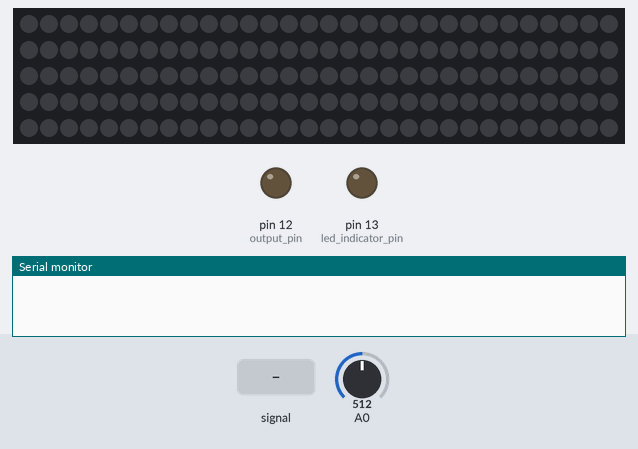
A sketch run on a simulated Arduino Uno, built with avr-gcc and run on an emulated ATmega328P. Parts: 150 RGB LEDs in strip order, left to right, continuing on the next row, output pins drawn as LEDs (lit = HIGH), the last lines printed to the serial monitor. The test bench sets the inputs (shaded band); at power-on: A0 = 512.

Above: at 1.2 s.
1.3 s: A0 fed a 200 Hz sine of ±255 counts around its level
At 3.1 s:
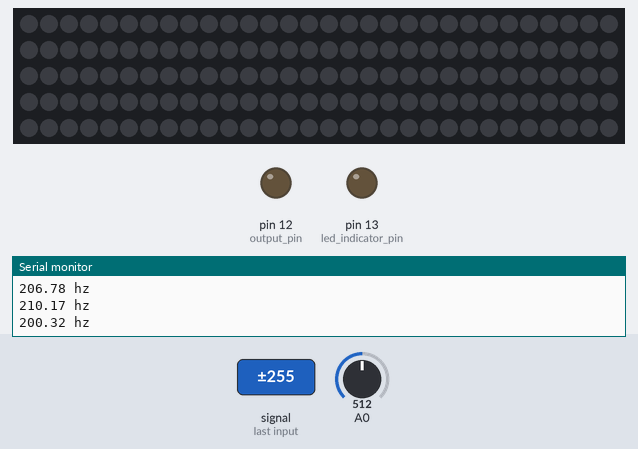
3.7 s: A0 fed a 1000 Hz sine of ±255 counts around its level
At 6.65 s:
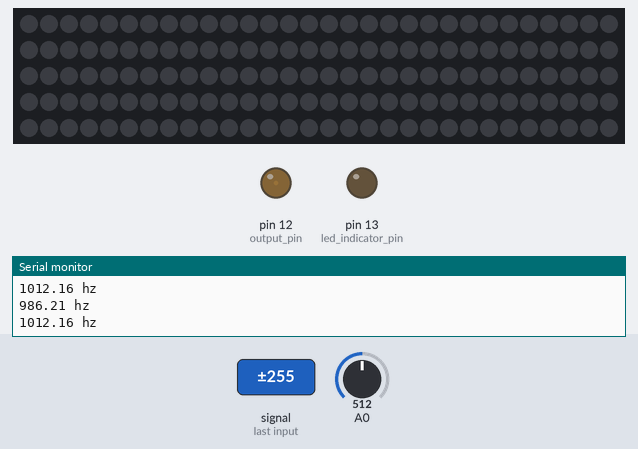
6.7 s: A0 set to 0
At 7.2 s:
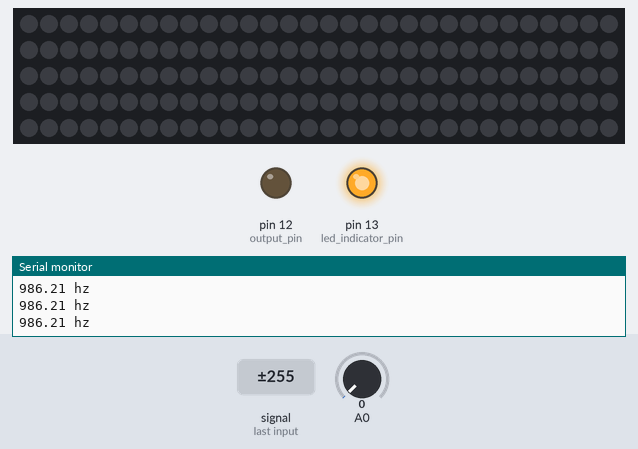
8.2 s: A0 set to 19
At 9.1 s:
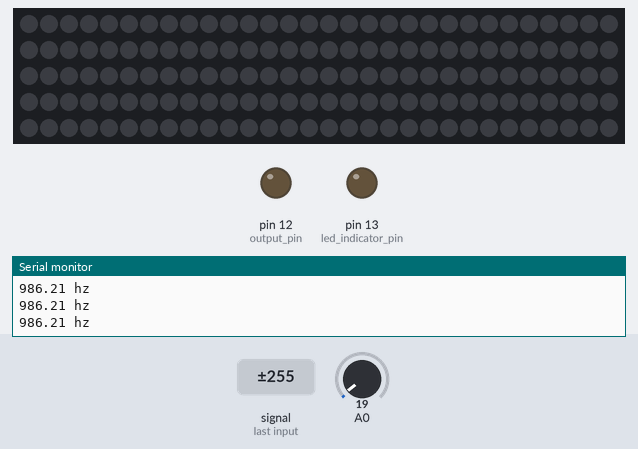
Timing chart, 0 to 10.7 s (numbered marks = the images above; inputs shaded):
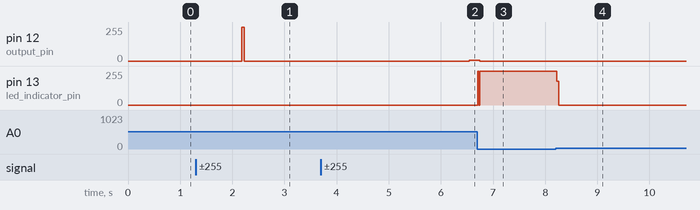

The sketch:

tunerTrumpetWorking.ino
```cpp
//Lume440 tuner code by maos 2016 built on top of
//generalized wave freq detection with 38.5kHz sampling rate and interrupts
//by Amanda Ghassaei
//http://www.instructables.com/id/Arduino-Frequency-Detection/
//Sept 2012
//also using blink sketch from FastLED library
//todo: figure out licensing issues (amanda's code is GNU GPL) - maos

#include "FastLED.h"
#define NUM_LEDS 150 //LE
#define DATA_PIN 7 //LED Pin

// Define the array of leds
CRGB leds[NUM_LEDS];


//clipping indicator variables
boolean clipping = 0;

//data storage variables
byte newData = 0;
byte prevData = 0;
unsigned int time = 0;//keeps time and sends vales to store in timer[] occasionally
int timer[10];//sstorage for timing of events
int slope[10];//storage for slope of events
unsigned int totalTimer;//used to calculate period
unsigned int period;//storage for period of wave
byte index = 0;//current storage index
float frequency;//storage for frequency calculations
int maxSlope = 0;//used to calculate max slope as trigger point
int newSlope;//storage for incoming slope data

//variables for decided whether you have a match
byte noMatch = 0;//counts how many non-matches you've received to reset variables if it's been too long
byte slopeTol = 3;//slope tolerance- adjust this if you need
int timerTol = 10;//timer tolerance- adjust this if you need

//variables for amp detection
unsigned int ampTimer = 0;
byte maxAmp = 0;
byte checkMaxAmp;
byte ampThreshold = 30;//raise if you have a very noisy signal

void setup(){

  Serial.begin(9600);
  //initialize LEDs -maos
  FastLED.addLeds<NEOPIXEL, DATA_PIN>(leds, NUM_LEDS);

  pinMode(13,OUTPUT);//led indicator pin
  pinMode(12,OUTPUT);//output pin

  cli();//diable interrupts

  //set up continuous sampling of analog pin 0 at 38.5kHz

  //clear ADCSRA and ADCSRB registers
  ADCSRA = 0;
  ADCSRB = 0;

  ADMUX |= (1 << REFS0); //set reference voltage
  ADMUX |= (1 << ADLAR); //left align the ADC value- so we can read highest 8 bits from ADCH register only

  ADCSRA |= (1 << ADPS2) | (1 << ADPS0); //set ADC clock with 32 prescaler- 16mHz/32=500kHz
  ADCSRA |= (1 << ADATE); //enabble auto trigger
  ADCSRA |= (1 << ADIE); //enable interrupts when measurement complete
  ADCSRA |= (1 << ADEN); //enable ADC
  ADCSRA |= (1 << ADSC); //start ADC measurements

  sei();//enable interrupts
}

ISR(ADC_vect) {//when new ADC value ready

  PORTB &= B11101111;//set pin 12 low
  prevData = newData;//store previous value
  newData = ADCH;//get value from A0
  if (prevData < 127 && newData >=127){//if increasing and crossing midpoint
    newSlope = newData - prevData;//calculate slope
    if (abs(newSlope-maxSlope)<slopeTol){//if slopes are ==
      //record new data and reset time
      slope[index] = newSlope;
      timer[index] = time;
      time = 0;
      if (index == 0){//new max slope just reset
        PORTB |= B00010000;//set pin 12 high
        noMatch = 0;
        index++;//increment index
      }
      else if (abs(timer[0]-timer[index])<timerTol && abs(slope[0]-newSlope)<slopeTol){//if timer duration and slopes match
        //sum timer values
        totalTimer = 0;
        for (byte i=0;i<index;i++){
          totalTimer+=timer[i];
        }
        period = totalTimer;//set period
        //reset new zero index values to compare with
        timer[0] = timer[index];
        slope[0] = slope[index];
        index = 1;//set index to 1
        PORTB |= B00010000;//set pin 12 high
        noMatch = 0;
      }
      else{//crossing midpoint but not match
        index++;//increment index
        if (index > 9){
          reset();
        }
      }
    }
    else if (newSlope>maxSlope){//if new slope is much larger than max slope
      maxSlope = newSlope;
      time = 0;//reset clock
      noMatch = 0;
      index = 0;//reset index
    }
    else{//slope not steep enough
      noMatch++;//increment no match counter
      if (noMatch>9){
        reset();
      }
    }
  }

  if (newData == 0 || newData == 1023){//if clipping
    PORTB |= B00100000;//set pin 13 high- turn on clipping indicator led
    clipping = 1;//currently clipping
  }

  time++;//increment timer at rate of 38.5kHz

  ampTimer++;//increment amplitude timer
  if (abs(127-ADCH)>maxAmp){
    maxAmp = abs(127-ADCH);
  }
  if (ampTimer==1000){
    ampTimer = 0;
    checkMaxAmp = maxAmp;
    maxAmp = 0;
  }

}

void reset(){//clea out some variables
  index = 0;//reset index
  noMatch = 0;//reset match couner
  maxSlope = 0;//reset slope
}


void checkClipping(){//manage clipping indicator LED
  if (clipping){//if currently clipping
    PORTB &= B11011111;//turn off clipping indicator led
    clipping = 0;
  }
}


void loop(){

  checkClipping();

  if (checkMaxAmp>ampThreshold){
    frequency = 38462/float(period);//calculate frequency timer rate/period
    delay(10);

    //print results
    Serial.print(frequency);
    Serial.println(" hz");
  }
//Amplitude section

//FastLED.setBrightness(frequency);
//delay(100);//delete this if you want


int i=0;

//Start frequency to color logic loop
//todo sort out boolean ranges as frequency buckets -maos

//below octave show black
if (frequency < 213.825) {   //A 4 220 213.825 226.54
  fill_solid( &(leds[i]), 150 /*number of leds*/, CRGB(0,0,0) );
  FastLED.show();
  //delay(100);
   // Now turn the LED off, then pause
   // leds[0] = CRGB::Black;
   // FastLED.show();
   // delay(100);
}
//start A block
 else if (frequency >= 213.825 && frequency <= 226.54) {   //A 4 220 213.825 226.54
  fill_solid( &(leds[i]), 150 /*number of leds*/, CRGB(0,0,255) );
  FastLED.show();
  //delay(100);
   // Now turn the LED off, then pause
   // leds[0] = CRGB::Black;
   // FastLED.show();
   // delay(100);
}
//start B block
else if (frequency >= 240.01 && frequency <= 254.284) {   //A#/Bb 4 233.08 226.54 240.01
fill_solid( &(leds[i]), 150 /*number of leds*/, CRGB(0,255,0) );
  FastLED.show();
 // delay(100);
   // Now turn the LED off, then pause
   // leds[0] = CRGB::Black;
   // FastLED.show();
   // delay(100);
}
//start C block
else if (frequency >= 254.285 && frequency <= 269.405) {   //B 4 246.94 240.01 254.285
  fill_solid( &(leds[i]), 150 /*number of leds*/, CRGB(0,255,255) );
  FastLED.show();
  //delay(100);
   // Now turn the LED off, then pause
   // leds[0] = CRGB::Black;
   // FastLED.show();
   // delay(100);
}
//start D block
else if (frequency >= 285.42 && frequency <= 302.395) {   //C 4 261.63 254.285 269.405
  fill_solid( &(leds[i]), 150 /*number of leds*/, CRGB( 255,255, 0) );
  FastLED.show();

 // delay(100);
   // Now turn the LED off, then pause
   // leds[0] = CRGB::Black;
   // FastLED.show();
   // delay(100);
}
//start E block
else if (frequency >= 320.38 && frequency <= 339.42) {   //C#/Db 4 277.18 269.405 285.42
  fill_solid( &(leds[i]), 150 /*number of leds*/, CRGB( 255,0,0) );
  FastLED.show();
//delay(100);
   // Now turn the LED off, then pause
   // leds[0] = CRGB::Black;
   // FastLED.show();
   // delay(100);

}
//start F block
else if (frequency >= 339.43 && frequency <= 359.61) {   //D 4 293.66 285.42 302.395
  fill_solid( &(leds[i]), 150 /*number of leds*/, CRGB( 255,0, 255) );
  FastLED.show();
//  delay(100);
   // Now turn the LED off, then pause
   // leds[0] = CRGB::Black;
   // FastLED.show();
   // delay(100);

}
//start G block
else if (frequency >= 380.995 && frequency <= 403.65) {   //D#/Eb 4 311.13 302.395 320.38
  fill_solid( &(leds[i]), 150 /*number of leds*/, CRGB( 127,0,127) );
  FastLED.show();
//delay(100);
   // Now turn the LED off, then pause
   // leds[0] = CRGB::Black;
   // FastLED.show();
   // delay(100);

}

//start A5 block
else if (frequency >= 453.08 && frequency <= 427.65) {   //D#/Eb 4 311.13 302.395 320.38
  fill_solid( &(leds[i]), 150 /*number of leds*/, CRGB( 0,0,255) );
  FastLED.show();
//delay(100);
   // Now turn the LED off, then pause
   // leds[0] = CRGB::Black;
   // FastLED.show();
   // delay(100);

}
//start B5 block
else if (frequency >= 480.02 && frequency <= 508.564) {   //A#/Bb 4 233.08 226.54 240.01
fill_solid( &(leds[i]), 150 /*number of leds*/, CRGB(0,255,0) );
  FastLED.show();
 // delay(100);
   // Now turn the LED off, then pause
   // leds[0] = CRGB::Black;
   // FastLED.show();
   // delay(100);
}
//start C5 block
else if (frequency >= 508.565 && frequency <= 538.81) {   //B 4 246.94 240.01 254.285
  fill_solid( &(leds[i]), 150 /*number of leds*/, CRGB(0,255,255) );
  FastLED.show();
 // delay(100);
   // Now turn the LED off, then pause
   // leds[0] = CRGB::Black;
   // FastLED.show();
   // delay(100);
}
//start D5 block
else if (frequency >= 570.85 && frequency <= 604.79) {   //C 4 261.63 254.285 269.405
  fill_solid( &(leds[i]), 150 /*number of leds*/, CRGB( 255,255, 0) );
  FastLED.show();

//  delay(100);
   // Now turn the LED off, then pause
   // leds[0] = CRGB::Black;
   // FastLED.show();
   // delay(100);
}

//start E5 block
else if (frequency >= 678.855 && frequency <= 640.75) {   //C#/Db 4 277.18 269.405 285.42
  fill_solid( &(leds[i]), 150 /*number of leds*/, CRGB( 255,0,0) );
  FastLED.show();
//delay(100);
   // Now turn the LED off, then pause
   // leds[0] = CRGB::Black;
   // FastLED.show();
   // delay(100);

}

//above octave show black
else { fill_solid( &(leds[i]), 150 /*number of leds*/, CRGB(0,0,0) ); // EXIT THE LOOP
FastLED.show();
 //delay(100);
}
}
```

Measured:
- after the input at 1.3 s, pin 12 (output_pin): 0/255 → 255/255 after 0.89 s, → 0/255 0.04 s later
- after the input at 3.7 s, pin 12 (output_pin): 0/255 → 6/255 after 2.8 s
- after the input at 6.7 s, pin 12 (output_pin): 6/255 → 0/255 at once; pin 13 (led_indicator_pin): 0/255 → 255/255 at once
- after the input at 8.2 s, pin 13 (led_indicator_pin): 255/255 → 0/255 at once
